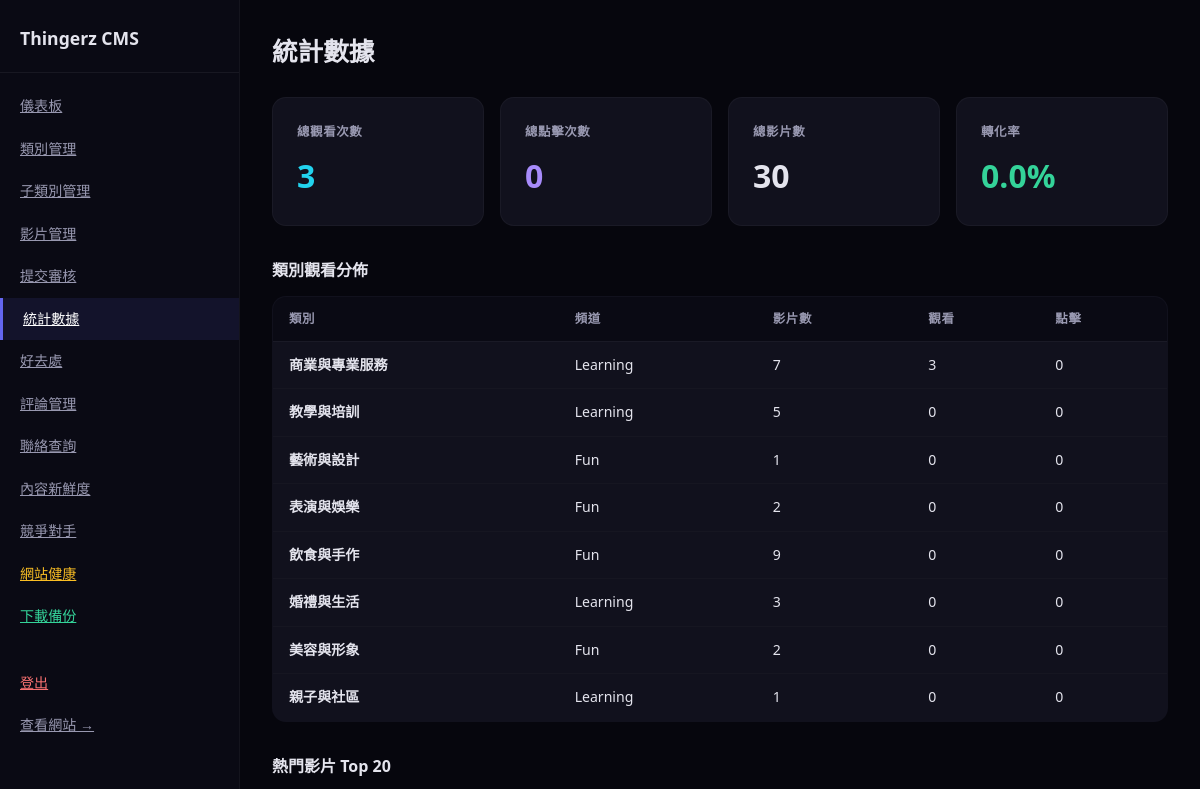
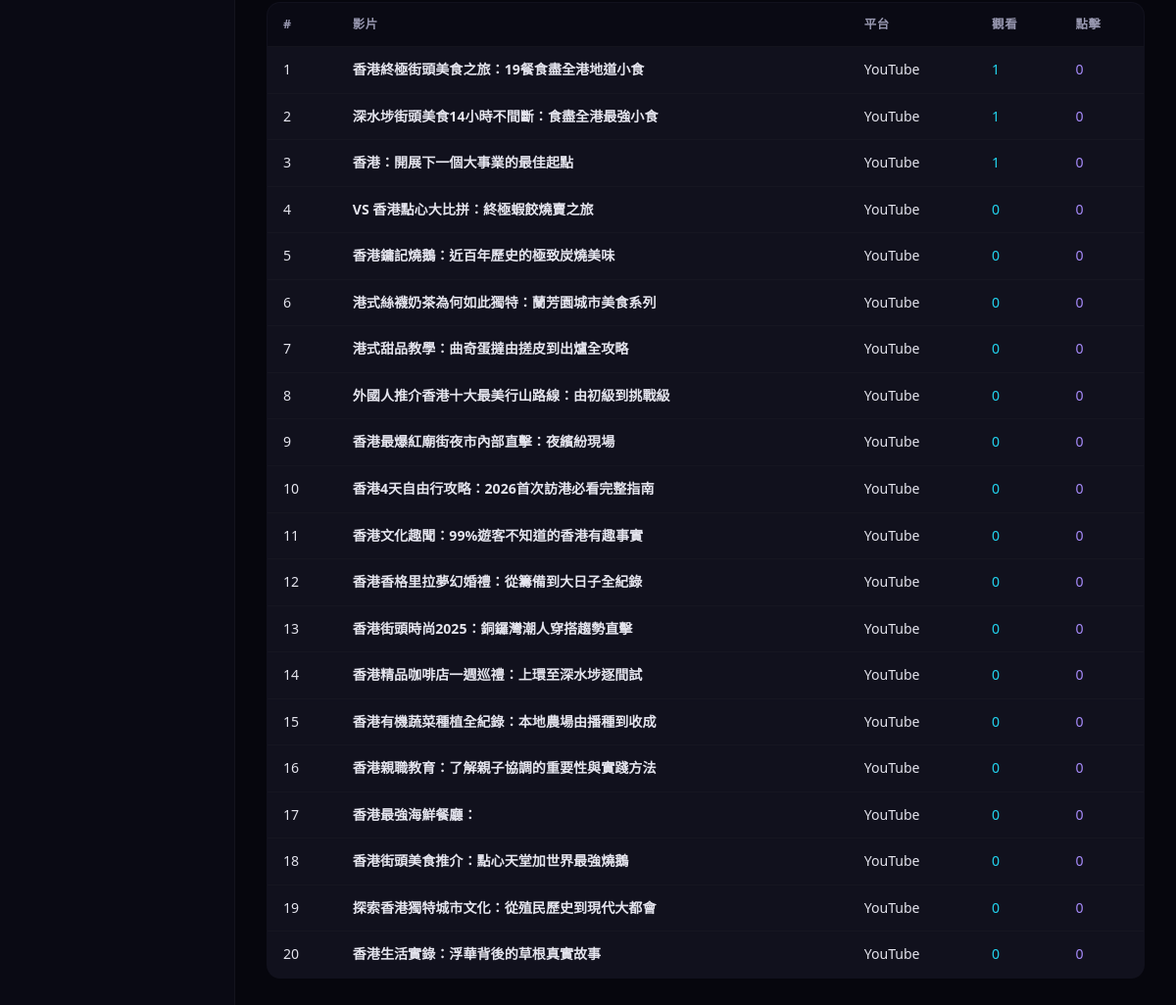
Page /admin/statistics (signed in) on the earlier database version (2 pictures, top to bottom).
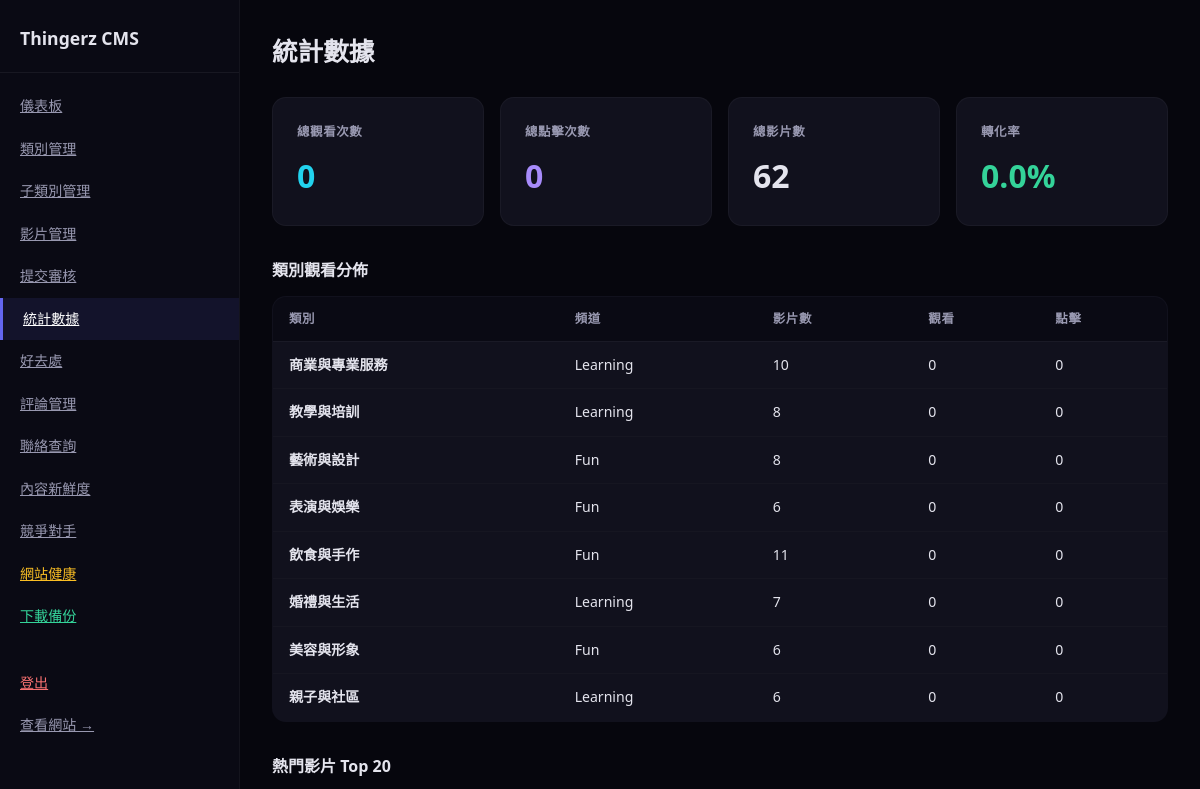
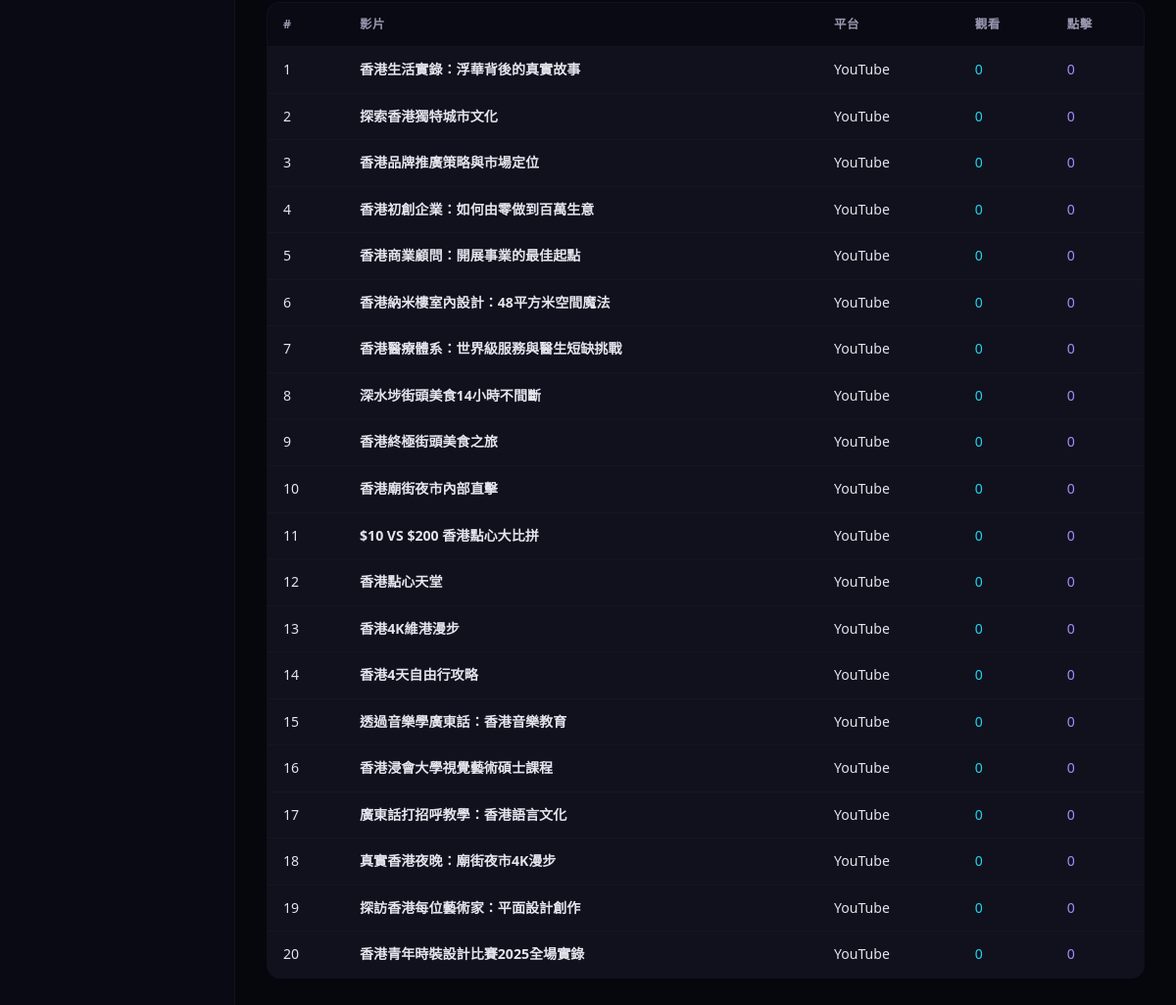
Same page on the later database version (2 pictures, top to bottom).
### tables this page shows
CREATE TABLE categories (
        id TEXT, category_id TEXT UNIQUE, name_slug TEXT, name_zh TEXT, name_en TEXT,
        track TEXT, direction TEXT, description_zh TEXT, description_en TEXT);

CREATE TABLE videos (
        id TEXT UNIQUE, subcategory_id TEXT, category_id TEXT, platform TEXT, platform_id TEXT,
        title_zh TEXT, title_en TEXT, description_zh TEXT, description_en TEXT,
        thumbnail_url TEXT, aspect_ratio TEXT, tags TEXT, status TEXT,
        track TEXT, direction TEXT, submitted_date TEXT);

### app.py (the view)
@app.route('/admin/statistics')
@admin_required
def admin_statistics():
    vids = read_csv('videos.csv')
    vc = read_csv('view_counts.csv')
    vc_map = {}
    for r in vc:
        vc_map[r['video_id']] = {'views': int(r.get('count', 0)), 'clicks': int(r.get('clicks', 0))}
    video_stats = []
    total_views = 0
    total_clicks = 0
    for v in vids:
        s = vc_map.get(v['id'], {'views': 0, 'clicks': 0})
        video_stats.append({
            'id': v['id'],
            'title': v.get('title_zh', ''),
            'platform': v.get('platform', ''),
            'views': s['views'],
            'clicks': s['clicks'],
            'track': v.get('track', ''),
            'category_id': v.get('category_id', ''),
        })
        total_views += s['views']
        total_clicks += s['clicks']
    video_stats.sort(key=lambda x: x['views'], reverse=True)
    cats = get_categories()
    cat_stats = []
    for cat in cats:
        cat_vids = [vs for vs in video_stats if vs['category_id'] == cat['category_id']]
        cat_stats.append({
            'name': cat['name_zh'],
            'views': sum(v['views'] for v in cat_vids),
            'clicks': sum(v['clicks'] for v in cat_vids),
            'count': len(cat_vids),
            'track': cat.get('track', ''),
        })
    return render_template('admin/statistics.html',
                           video_stats=video_stats[:20],
                           total_views=total_views,
                           total_clicks=total_clicks,
                           total_videos=len(vids),
                            cat_stats=cat_stats,
                            platform_config=PLATFORM_CONFIG)

### app.py (called while the page is built)
def get_db():
    db = sqlite3.connect(DB_PATH)
    db.row_factory = sqlite3.Row
    db.execute("PRAGMA journal_mode=WAL")
    return db

def read_table(table_name):
    db = get_db()
    rows = [dict(r) for r in db.execute(f"SELECT * FROM {table_name}").fetchall()]
    db.close()
    return rows

def read_csv(filename):
    return read_table(filename.replace('.csv', ''))

def get_categories(track=None, direction=None):
    cats = read_csv('categories.csv')
    if track:
        cats = [c for c in cats if c.get('track', '') == track]
    if direction:
        cats = [c for c in cats if c.get('direction', '') == direction]
    return cats

def admin_required(f):
    @wraps(f)
    def decorated(*args, **kwargs):
        if not session.get('admin_logged_in'):
            return redirect(url_for('admin_login'))
        return f(*args, **kwargs)
    return decorated

@app.context_processor
def inject_globals():
    return {
        'categories': get_categories(),
        'platform_config': PLATFORM_CONFIG,
        'directions': DIRECTIONS,
        'now': datetime.now()
    }

@app.after_request
def add_utf8_header(response):
    ct = response.headers.get('Content-Type', '')
    if ct and 'text/html' in ct:
        response.headers['Content-Type'] = 'text/html; charset=utf-8'
    return response

### templates/admin/statistics.html
{% extends "admin/layout.html" %}
{% block admin_content %}
<h1>統計數據</h1>
<div class="stats">
    <div class="stat-card"><h3>總觀看次數</h3><div class="num" style="color:#22d3ee">{{ total_views }}</div></div>
    <div class="stat-card"><h3>總點擊次數</h3><div class="num" style="color:#a78bfa">{{ total_clicks }}</div></div>
    <div class="stat-card"><h3>總影片數</h3><div class="num">{{ total_videos }}</div></div>
    <div class="stat-card"><h3>轉化率</h3><div class="num" style="color:#34d399">{{ "%.1f"|format(total_clicks / total_videos * 100 if total_videos else 0) }}%</div></div>
</div>
<h2 style="font-size:1rem;margin:32px 0 12px">類別觀看分佈</h2>
<table>
    <thead><tr><th>類別</th><th>頻道</th><th>影片數</th><th>觀看</th><th>點擊</th></tr></thead>
    <tbody>
    {% for c in cat_stats %}
    <tr>
        <td><strong>{{ c['name'] }}</strong></td>
        <td>{{ 'Fun' if c['track']=='fun' else 'Learning' }}</td>
        <td>{{ c['count'] }}</td>
        <td>{{ c['views'] }}</td>
        <td>{{ c['clicks'] }}</td>
    </tr>
    {% endfor %}
    </tbody>
</table>
<h2 style="font-size:1rem;margin:32px 0 12px">熱門影片 Top 20</h2>
<table>
    <thead><tr><th>#</th><th>影片</th><th>平台</th><th>觀看</th><th>點擊</th></tr></thead>
    <tbody>
    {% for v in video_stats %}
    <tr>
        <td>{{ loop.index }}</td>
        <td><strong>{{ v['title'] }}</strong></td>
        <td>{{ platform_config.get(v['platform'],{}).get('name',v['platform']) }}</td>
        <td style="color:#22d3ee">{{ v['views'] }}</td>
        <td style="color:#a78bfa">{{ v['clicks'] }}</td>
    </tr>
    {% endfor %}
    </tbody>
</table>
{% endblock %}

### templates/admin/layout.html (shortened to what this page needs)
<!DOCTYPE html>
<html lang="zh-HK">
<head><meta charset="UTF-8"><meta name="viewport" content="width=device-width, initial-scale=1.0"><title>管理後台 - Thingerz</title>
</head>
<body><div class="admin-layout">
<div class="sidebar">
    <h2>Thingerz CMS</h2>
    <a href="{{ url_for('admin_dashboard') }}" class="{% if request.endpoint == 'admin_dashboard' %}active{% endif %}">儀表板</a>
    <a href="{{ url_for('admin_categories') }}" class="{% if 'admin_categories' in request.endpoint or 'admin_category' in request.endpoint %}active{% endif %}">類別管理</a>
    <a href="{{ url_for('admin_subcategories') }}" class="{% if 'admin_subcategories' in request.endpoint or 'admin_subcategory' in request.endpoint %}active{% endif %}">子類別管理</a>
    <a href="{{ url_for('admin_videos') }}" class="{% if request.endpoint == 'admin_videos' %}active{% endif %}">影片管理</a>
    <a href="{{ url_for('admin_submissions') }}" class="{% if request.endpoint == 'admin_submissions' %}active{% endif %}">提交審核</a>
    <a href="{{ url_for('admin_statistics') }}" class="{% if request.endpoint == 'admin_statistics' %}active{% endif %}">統計數據</a>
    <a href="{{ url_for('admin_news') }}" class="{% if 'admin_news' in request.endpoint %}active{% endif %}">好去處</a>
    <a href="{{ url_for('admin_comments') }}" class="{% if request.endpoint == 'admin_comments' %}active{% endif %}">評論管理</a>
    <a href="{{ url_for('admin_contacts') }}" class="{% if request.endpoint == 'admin_contacts' %}active{% endif %}">聯絡查詢</a>
    <a href="{{ url_for('admin_freshness') }}" class="{% if request.endpoint == 'admin_freshness' %}active{% endif %}">內容新鮮度</a>
    <a href="{{ url_for('admin_competitors') }}" class="{% if request.endpoint == 'admin_competitors' %}active{% endif %}">競爭對手</a>
    <a href="{{ url_for('admin_health') }}" class="{% if request.endpoint == 'admin_health' %}active{% endif %}" style="color:#fbbf24">網站健康</a>
    <a href="{{ url_for('admin_backup') }}" style="color:#34d399">下載備份</a>
    <a href="{{ url_for('admin_logout') }}" style="margin-top:24px;color:#f87171">登出</a>
    <a href="{{ url_for('index') }}" target="_blank">查看網站 →</a>
</div>
<div class="main">
{% block admin_content %}{% endblock %}
</div>
</div></body></html>

### templates/admin/layout.html (style rules this page uses)
*,*::before,*::after { box-sizing:border-box;margin:0;padding:0 }
body { font-family:'Segoe UI','Microsoft JhengHei',sans-serif;background:#06060d;color:#e4e4ed;line-height:1.6 }
.admin-layout { display:flex;min-height:100vh }
.sidebar { width:240px;background:#0a0a14;border-right:1px solid rgba(255,255,255,.04);padding:24px 0;flex-shrink:0 }
.sidebar h2 { font-size:1.1rem;font-weight:800;padding:0 20px 20px;border-bottom:1px solid rgba(255,255,255,.06);margin-bottom:12px }
.sidebar a { display:block;padding:10px 20px;font-size:.88rem;color:#9898b0;transition:all .2s }
.sidebar a:hover,.sidebar a.active { color:#fff;background:rgba(99,102,241,.1);border-left:3px solid #6366f1 }
.main { flex:1;padding:32px;overflow-x:auto }
.main h1 { font-size:1.6rem;font-weight:800;margin-bottom:24px }
.stats { display:grid;grid-template-columns:repeat(auto-fill,minmax(200px,1fr));gap:16px;margin-bottom:32px }
.stat-card { background:#11111d;border-radius:14px;padding:24px;border:1px solid rgba(255,255,255,.04) }
.stat-card h3 { font-size:.78rem;color:#9898b0;text-transform:uppercase;letter-spacing:.05em;margin-bottom:8px }
.stat-card .num { font-size:2rem;font-weight:800 }
table { width:100%;border-collapse:collapse;background:#11111d;border-radius:14px;overflow:hidden;border:1px solid rgba(255,255,255,.04) }
th { text-align:left;padding:12px 16px;font-size:.78rem;color:#9898b0;text-transform:uppercase;letter-spacing:.05em;background:#0a0a14;border-bottom:1px solid rgba(255,255,255,.04) }
td { padding:12px 16px;font-size:.88rem;border-bottom:1px solid rgba(255,255,255,.02) }
a { color:#818cf8 }

Differences in the rows shown:
no longer on this page (row edited): videos: title "香港：開展下一個大事業的最佳起點", get "YouTube", views "1", clicks "0"
computed for categories "商業與專業服務": count "7" → "10"; views "3" → "0"
computed for categories "教學與培訓": count "5" → "8"
computed for categories "藝術與設計": count "1" → "8"
computed for categories "表演與娛樂": count "2" → "6"
computed for categories "飲食與手作": count "9" → "11"
computed for categories "婚禮與生活": count "3" → "7"
computed for categories "美容與形象": count "2" → "6"
computed for categories "親子與社區": count "1" → "6"
changed videos: title "香港終極街頭美食之旅：19餐食盡全港地道小食" → "香港生活實錄：浮華背後的真實故事"; views "1" → "0"
changed videos: title "VS 香港點心大比拼：終極蝦餃燒賣之旅" → "探索香港獨特城市文化"
changed videos: title "香港鏞記燒鵝：近百年歷史的極致炭燒美味" → "香港品牌推廣策略與市場定位"
changed videos: title "港式絲襪奶茶為何如此獨特：蘭芳園城市美食系列" → "香港初創企業：如何由零做到百萬生意"
changed videos: title "港式甜品教學：曲奇蛋撻由搓皮到出爐全攻略" → "香港商業顧問：開展事業的最佳起點"
changed videos: title "外國人推介香港十大最美行山路線：由初級到挑戰級" → "香港納米樓室內設計：48平方米空間魔法"
changed videos: title "香港最爆紅廟街夜市內部直擊：夜繽紛現場" → "香港醫療體系：世界級服務與醫生短缺挑戰"
changed videos: title "香港4天自由行攻略：2026首次訪港必看完整指南" → "深水埗街頭美食14小時不間斷"
changed videos: title "香港文化趣聞：99%遊客不知道的香港有趣事實" → "香港終極街頭美食之旅"
changed videos: title "香港香格里拉夢幻婚禮：從籌備到大日子全紀錄" → "香港廟街夜市內部直擊"
changed videos: title "香港街頭時尚2025：銅鑼灣潮人穿搭趨勢直擊" → "$10 VS $200 香港點心大比拼"
changed videos: title "香港精品咖啡店一週巡禮：上環至深水埗逐間試" → "香港點心天堂"
changed videos: title "香港有機蔬菜種植全紀錄：本地農場由播種到收成" → "香港4K維港漫步"
changed videos: title "香港親職教育：了解親子協調的重要性與實踐方法" → "香港4天自由行攻略"
changed videos: title "深水埗街頭美食14小時不間斷：食盡全港最強小食" → "透過音樂學廣東話：香港音樂教育"; views "1" → "0"; moves down the list
changed videos: title "香港最強海鮮餐廳：" → "香港浸會大學視覺藝術碩士課程"
changed videos: title "香港街頭美食推介：點心天堂加世界最強燒鵝" → "廣東話打招呼教學：香港語言文化"
changed videos: title "探索香港獨特城市文化：從殖民歷史到現代大都會" → "真實香港夜晚：廟街夜市4K漫步"
changed videos: title "香港生活實錄：浮華背後的草根真實故事" → "探訪香港每位藝術家：平面設計創作"
now on this page (row edited): videos: title "香港青年時裝設計比賽2025全場實錄", get "YouTube", views "0", clicks "0"
Other differences:
{{ total_views }}: "3" → "0"
{{ total_videos }}: "30" → "62"
